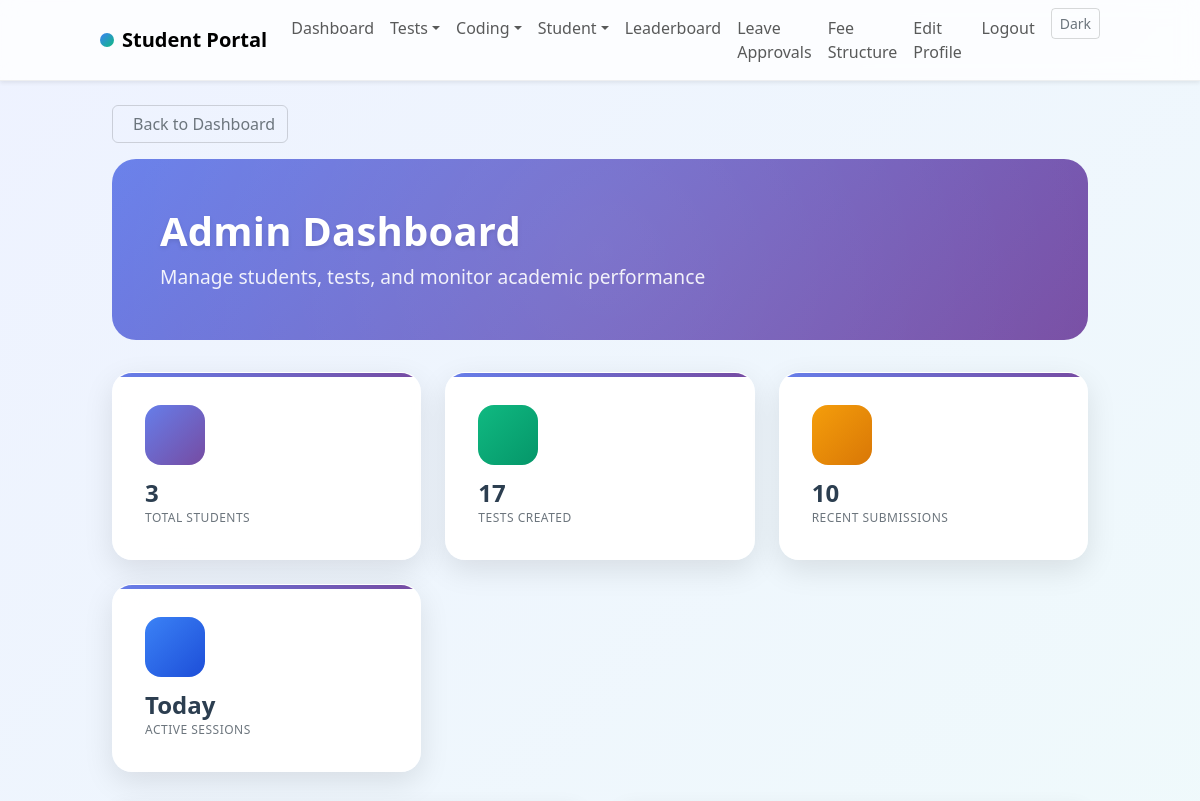
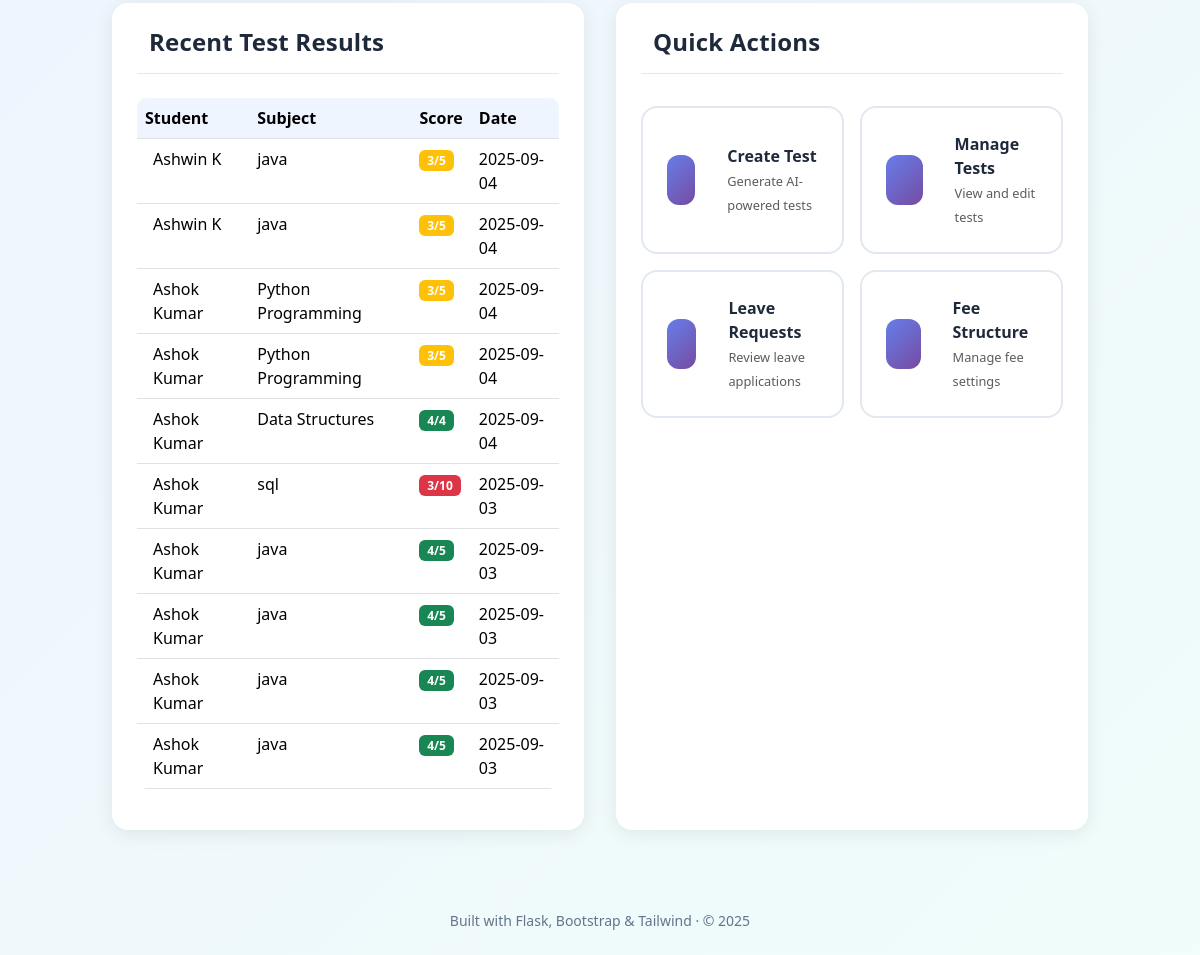
Page /dashboard (signed in) on the earlier database version (2 pictures, top to bottom).
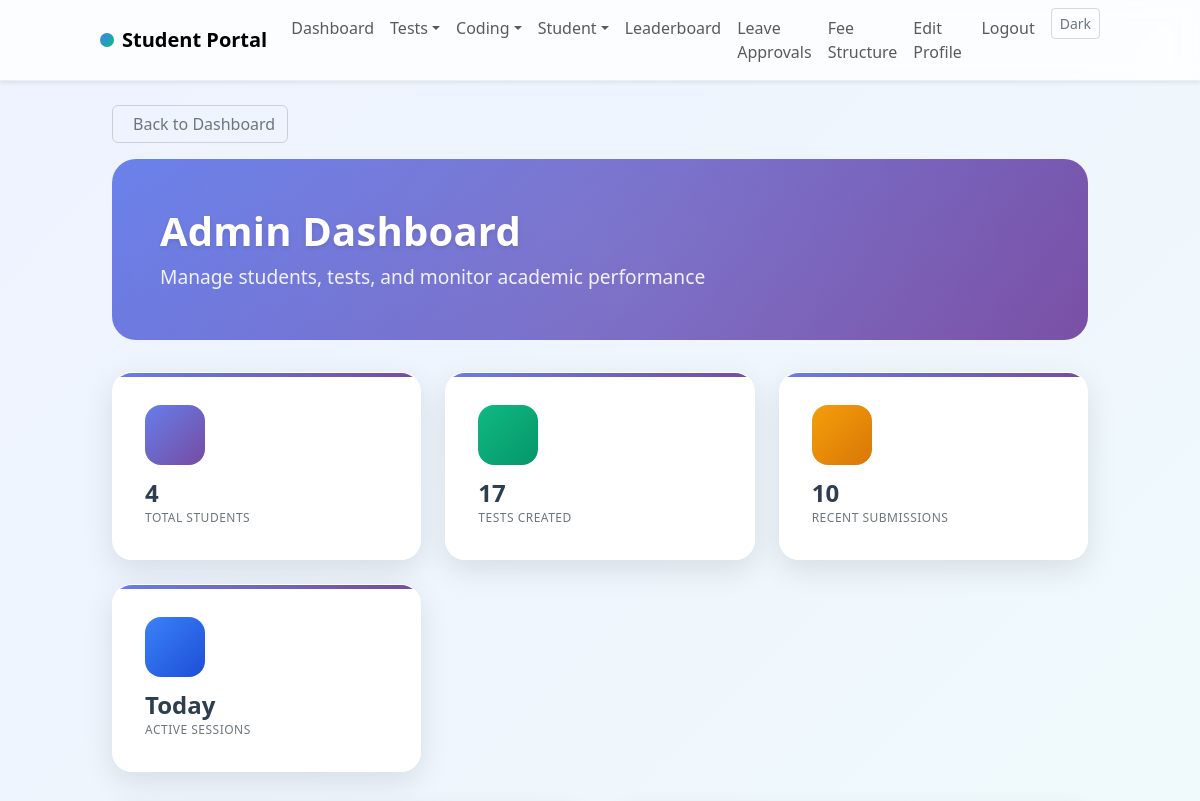
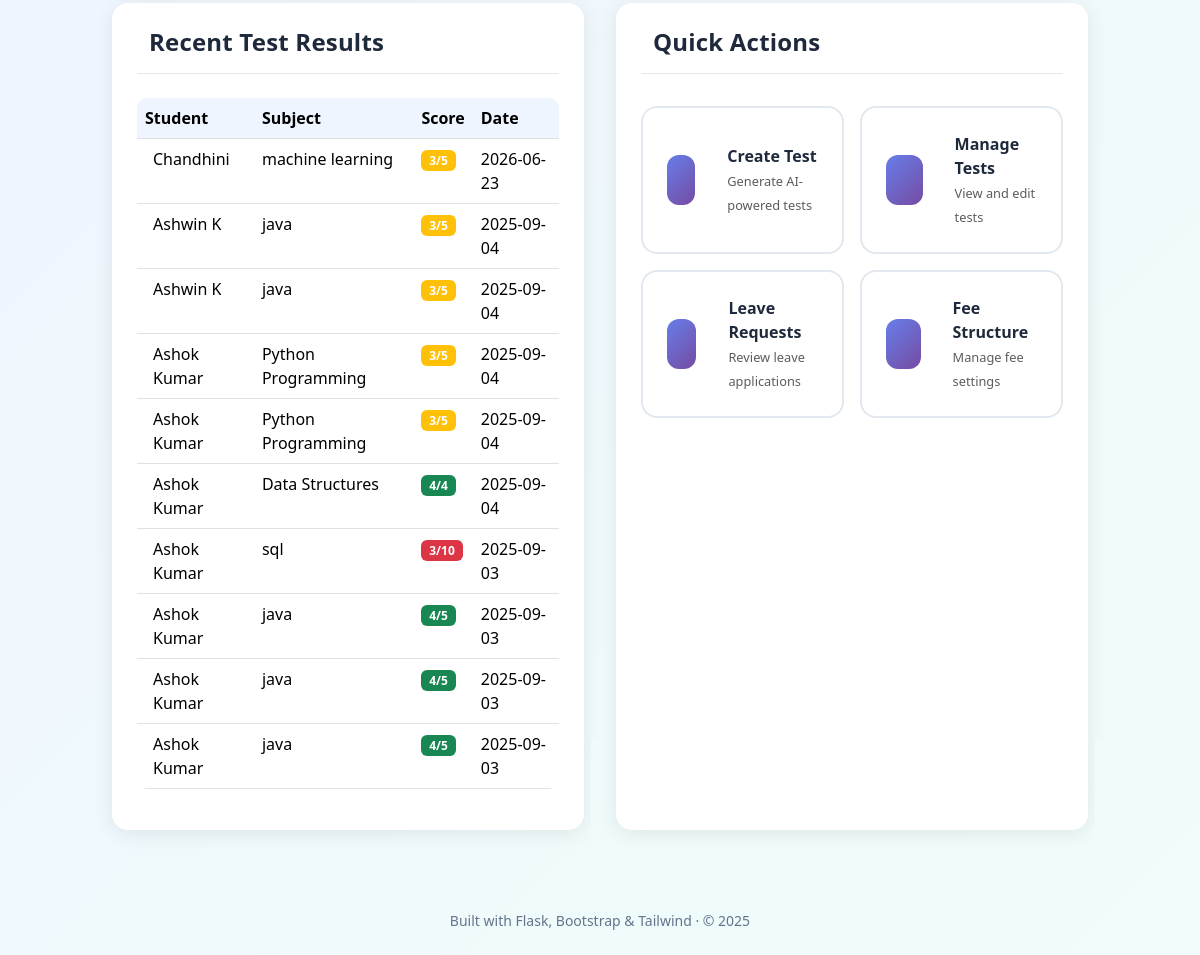
Same page on the later database version (2 pictures, top to bottom).
### app/models.py (models this page shows, shortened)
class Result(db.Model):
	id = db.Column(db.Integer, primary_key=True)
	student_id = db.Column(db.Integer, db.ForeignKey("user.id"), nullable=False)
	test_id = db.Column(db.Integer, db.ForeignKey("test.id"))
	subject = db.Column(db.String(120), nullable=False)
	marks = db.Column(db.Integer, nullable=False)
	total = db.Column(db.Integer, nullable=False)
	timestamp = db.Column(db.DateTime, default=datetime.utcnow)
	meta = db.Column(db.JSON, default=dict)

class User(db.Model, UserMixin):
	id = db.Column(db.Integer, primary_key=True)
	name = db.Column(db.String(120), nullable=False)
	email = db.Column(db.String(120), unique=True, nullable=False)
	department = db.Column(db.String(80), nullable=True)
	roll_number = db.Column(db.String(50), unique=True, nullable=True)
	role = db.Column(db.String(20), default="student")  # student | teacher | admin
	password_hash = db.Column(db.String(255), nullable=False)
	created_at = db.Column(db.DateTime, server_default=func.now())
	profile = db.relationship("StudentProfile", backref="user", uselist=False)
	results = db.relationship("Result", backref="user", lazy=True)
	attendance_records = db.relationship("Attendance", backref="user", lazy=True)
	fee_payments = db.relationship("FeePayment", backref="user", lazy=True)
	leaves = db.relationship("LeaveApplication", backref="user", lazy=True)

### app/routes/main.py (the view, shortened to what this page needs)
@main_bp.route("/dashboard")
@login_required
def dashboard():
	if current_user.role in ("admin", "teacher"):
		students_count = User.query.filter_by(role="student").count()
		tests_count = Test.query.count()
		results_recent = Result.query.order_by(Result.timestamp.desc()).limit(10).all()
		return render_template("dashboard_admin.html", students_count=students_count, tests_count=tests_count, results_recent=results_recent)

### app/templates/dashboard_admin.html (shortened to what this page needs)
{% extends 'base.html' %}
{% block content %}
<div class="container-fluid">
	<div class="row">
		<div class="col-12">
			<div class="mb-3">
				<a href="{{ url_for('main.dashboard') }}" class="btn btn-outline-secondary">
					Back to Dashboard
				</a>
			</div>
			<div class="dashboard-hero">
				<div class="dashboard-hero-content">
					<h1>Admin Dashboard</h1>
					<p>Manage students, tests, and monitor academic performance</p>
				</div>
			</div>
			<div class="dashboard-stats">
				<div class="stat-card">
					<div class="stat-icon primary">
					</div>
					<div class="stat-value">{{ students_count }}</div>
					<div class="stat-label">Total Students</div>
				</div>
				<div class="stat-card">
					<div class="stat-icon success">
					</div>
					<div class="stat-value">{{ tests_count }}</div>
					<div class="stat-label">Tests Created</div>
				</div>
				<div class="stat-card">
					<div class="stat-icon warning">
					</div>
					<div class="stat-value">{{ results_recent|length }}</div>
					<div class="stat-label">Recent Submissions</div>
				</div>
				<div class="stat-card">
					<div class="stat-icon info">
					</div>
					<div class="stat-value">Today</div>
					<div class="stat-label">Active Sessions</div>
				</div>
			</div>
			<div class="dashboard-content">
				<div class="dashboard-card">
					<div class="dashboard-card-header">
						<h3 class="dashboard-card-title">
							Recent Test Results
						</h3>
					</div>
					<div class="table-responsive">
						<table class="table table-hover">
							<thead>
								<tr>
									<th>Student</th>
									<th>Subject</th>
									<th>Score</th>
									<th>Date</th>
								</tr>
							</thead>
							<tbody>
								{% for r in results_recent %}
								<tr>
									<td>
										<div class="d-flex align-items-center">
											{{ r.user.name }}
										</div>
									</td>
									<td>{{ r.subject }}</td>
									<td>
										<span class="badge bg-{{ 'success' if (r.marks/r.total*100) >= 70 else 'warning' if (r.marks/r.total*100) >= 50 else 'danger' }}">
											{{ r.marks }}/{{ r.total }}
										</span>
									</td>
									<td>{{ r.timestamp.strftime('%Y-%m-%d') }}</td>
								</tr>
								{% endfor %}
							</tbody>
						</table>
					</div>
				</div>
				<div class="dashboard-card">
					<div class="dashboard-card-header">
						<h3 class="dashboard-card-title">
							Quick Actions
						</h3>
					</div>
					<div class="quick-actions">
						<a href="{{ url_for('tests.generate_test') }}" class="quick-action-btn">
							<div class="quick-action-icon">
							</div>
							<div>
								<div class="fw-bold">Create Test</div>
								<small class="text-muted">Generate AI-powered tests</small>
							</div>
						</a>
						<a href="{{ url_for('admin.admin_tests') }}" class="quick-action-btn">
							<div class="quick-action-icon">
							</div>
							<div>
								<div class="fw-bold">Manage Tests</div>
								<small class="text-muted">View and edit tests</small>
							</div>
						</a>
						<a href="{{ url_for('admin.admin_leaves') }}" class="quick-action-btn">
							<div class="quick-action-icon">
							</div>
							<div>
								<div class="fw-bold">Leave Requests</div>
								<small class="text-muted">Review leave applications</small>
							</div>
						</a>
						<a href="{{ url_for('admin.fee_structure') }}" class="quick-action-btn">
							<div class="quick-action-icon">
							</div>
							<div>
								<div class="fw-bold">Fee Structure</div>
								<small class="text-muted">Manage fee settings</small>
							</div>
						</a>
					</div>
				</div>
			</div>
		</div>
	</div>
</div>
{% endblock %}

Differences in the rows shown:
no longer on this page (row unchanged): Result: user.name "Ashok Kumar", subject "java", marks "4", total "5", timestamp "2025-09-03"
added Result: user.name "Chandhini", subject "machine learning", marks "3", total "5", timestamp "2026-06-23"
Other differences:
{{ students_count }}: "3" → "4"
